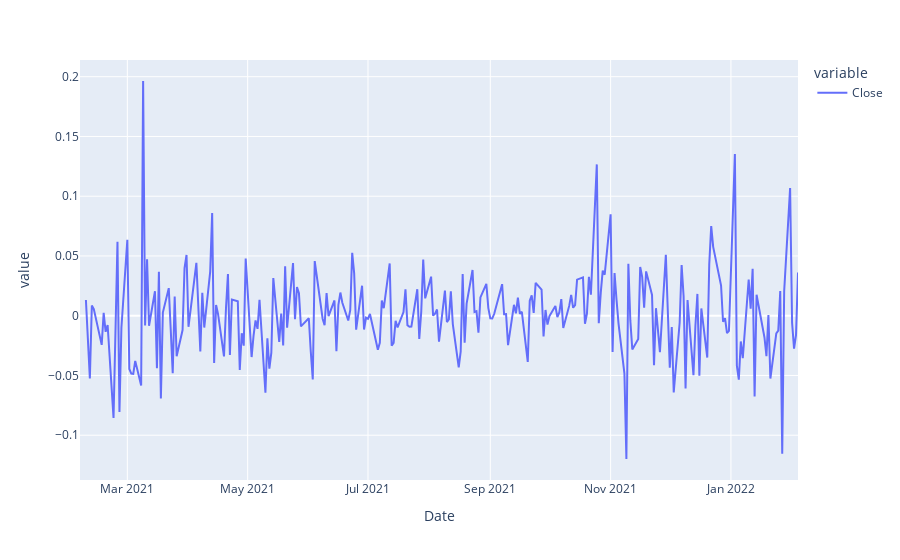

Source (notebook cell):
### Code cell
px.line(x)

### Figure 1 — Plotly figure (JSON) as saved in the notebook; plotly's stock layout.template omitted (floating-point values rounded to 4 significant figures; data arrays with more than 128 entries replaced by an {"elided": "..."} marker saying what was removed)
{"data": [{"hovertemplate": "variable=Close<br>Date=%{x}<br>value=%{y}<extra></extra>", "legendgroup": "Close", "line": {"color": "#636efa", "dash": "solid"}, "marker": {"symbol": "circle"}, "mode": "lines", "name": "Close", "orientation": "v", "showlegend": true, "type": "scatter", "x": {"elided": "253 str values"}, "xaxis": "x", "y": {"elided": "253 float values"}, "yaxis": "y"}], "layout": {"legend": {"title": {"text": "variable"}, "tracegroupgap": 0}, "margin": {"t": 60}, "xaxis": {"anchor": "y", "domain": [0, 1], "title": {"text": "Date"}}, "yaxis": {"anchor": "x", "domain": [0, 1], "title": {"text": "value"}}}}
